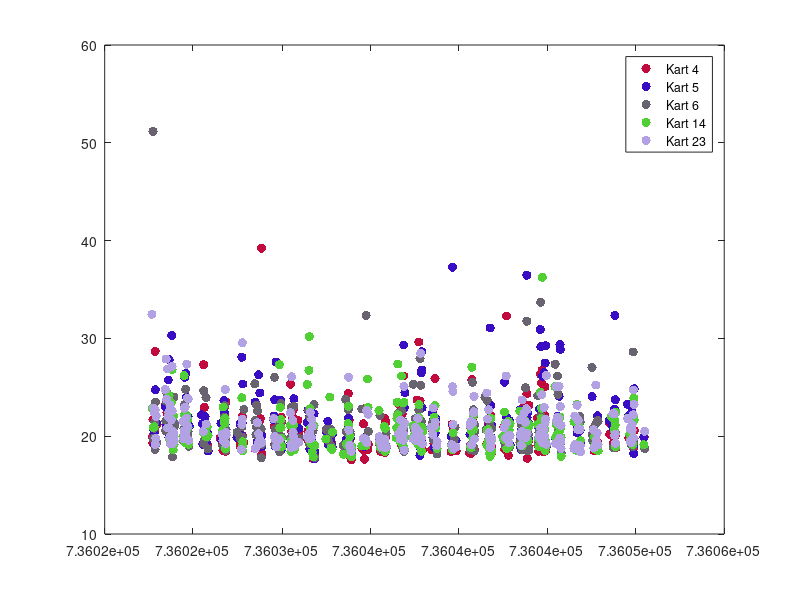
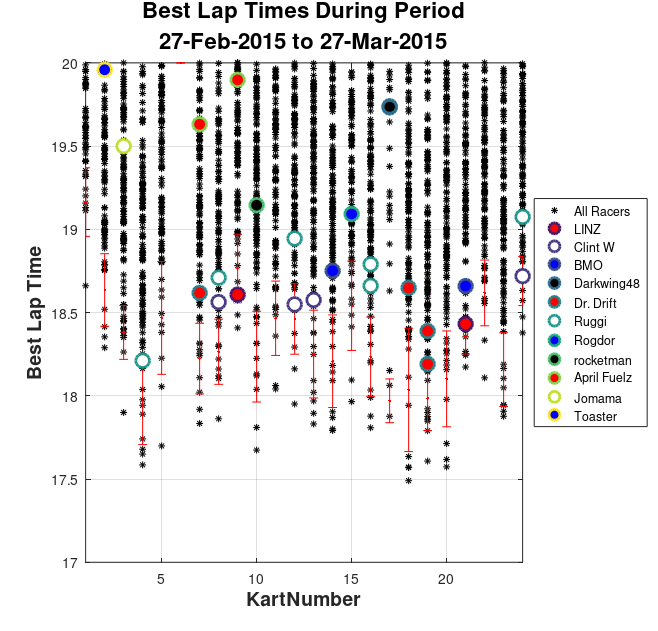
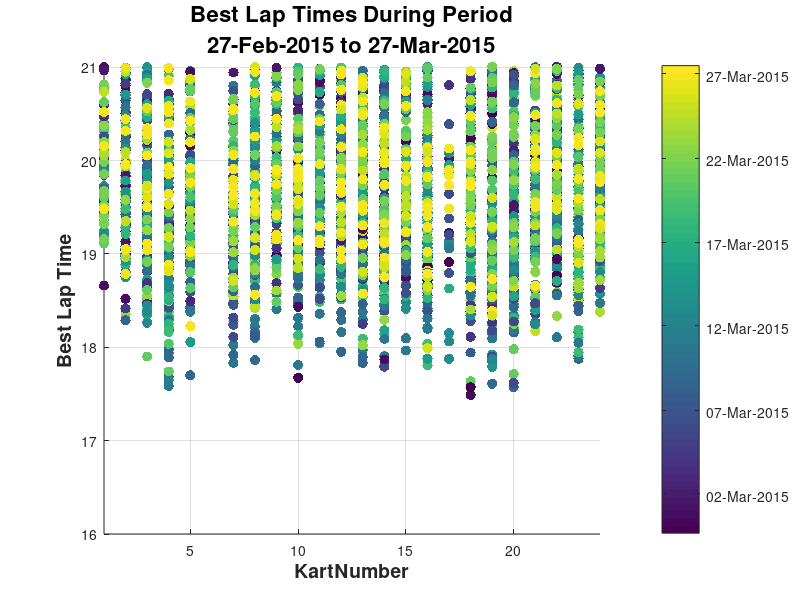
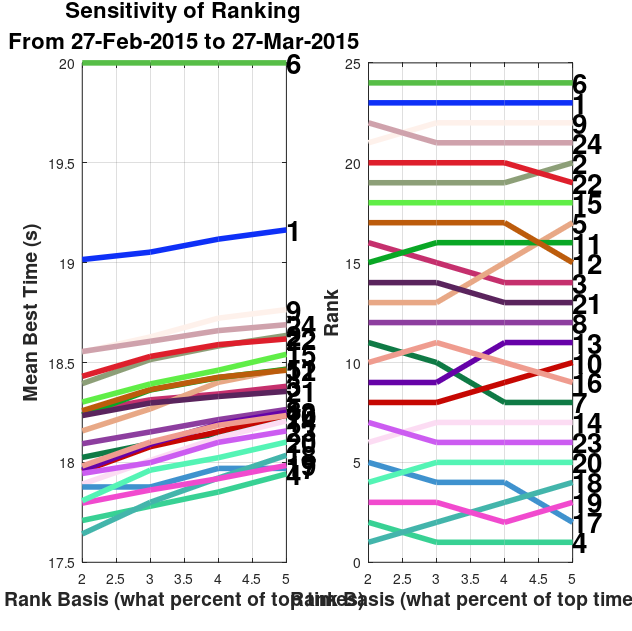

Recreate these plots in MATLAB, in order.
clear all
close all
clc
%% Input and Config
print_plots=0; % Whether or not to make pngs

% Load the mat file created by kart_data_master.m
load 2015_Race_Data_Initial

% start_date='02-27-2015';
% end_date='03-30-2015';
start_date=datestr(min(kart_data(:,4)));
end_date=datestr(max(kart_data(:,4)));

% AV_Racers = { racerID, racerName, plot_flag }
AV_Racers={...
    1003786,    'Tyler Durden', 0;
    1024723,    'JeffRod',      0;
    1073028,    'TBall',        0;
    1113917,    'XPLRITT',      0;
    1150608,    'Kamil',        0;
    6390,       'Aeronaut',     0;
    1098385,    'LINZ',         1;
    1186403,    'Clint W',      1;
    73742,      'Master P',     0;
    25956,      'K Dub 217',    0;
    1073030,    'BMO',          1;
    1075125,    'Darkwing48',   1;
    6376,       'Dr. Drift',    1;
    26605,      'Podolski',     0;
    1152050,    'Loay',         0;
    1061761,    'Ruggi',        1;
    1153138,    'Rogdor',       1;
    1186656,    'rocketman',    1;
    1186655,    'April Fuelz',  1;
    1186654,    'Jomama',       1;
    1186404,    'Toaster',      1;
    1448,       'Snow Racer',   0};

rank_basis=[.02:.01:.05];

%% Other Code
Full_Kart_DB = kart_data;
%format: [kart heatID best_time datenum racer_ID]
cmap=colormap;
fillmap=colormap('flag');

%Scatterplot of karts entire history (i vector is the karts you want)
for i=[4,5,6,14,23,24]
    plot(Full_Kart_DB(Full_Kart_DB(:,1)==i,4),Full_Kart_DB(Full_Kart_DB(:,1)==i,3),'.','color',[rand(),rand(),rand()],'MarkerSize',20)
    hold on
end
legend('Kart 4','Kart 5','Kart 6','Kart 14','Kart 23','Kart 24')

%clean up date inputs
start_date=datestr(start_date,1);
end_date=datestr(end_date,1);
%Uncomment plot_racerID to highlight specific racer performance. Can be
%single value or vector.
%plot_racerID = 1073030;
%plot_racerID=[1073030 6376 1073028 26601 1003786 1098385 1071716 1084572 1075127 1113917 26605 25956 1117507];
%plot_racerID=[1073030 6376 1073028 1003786 1075127 1113917 1117507];

plot_racerID=[AV_Racers{find([AV_Racers{:,3}]),1}];

Competitors_2013=[906;1448;6376;6544;32201;43121;79990;1003786;1038388;1054900;1071760;1073837;1075127;1098887;1099305;1113723;1113917;1114809;1116183;1116291;1116951;1116952;1117089;1117570;1117636;1118273;1118274;1118728;1118729;1118779;1118793;1118794;1118795;1118796;1118798;1118801;1118803;1118804;1118808;1118809;1118810;1118811;1118812;1118813;1118825;1118831;1119028;1119029;1119030;1119031;1119032;1119033;1119034;1119035;1119036];

%plot_racerID=[plot_racerID,Competitors_2013'];

%Count #runs for each kart in the time span
for i=1:24
    kart_runs(i,1)=size(Full_Kart_DB((Full_Kart_DB(:,1)==i)&(Full_Kart_DB(:,4)>=datenum(start_date))&(Full_Kart_DB(:,4)<=datenum(end_date)+1),:),1);
end


%Plot Kart Performance
figure(2)
plot(Full_Kart_DB((Full_Kart_DB(:,4)>=datenum(start_date))&(Full_Kart_DB(:,4)<=datenum(end_date)+1),1),Full_Kart_DB((Full_Kart_DB(:,4)>=datenum(start_date))&(Full_Kart_DB(:,4)<=datenum(end_date)+1),3),'k*','MarkerSize',5)
if exist('plot_racerID')
    for racer_i = 1:length(plot_racerID)
        hold on
        if size(Full_Kart_DB((Full_Kart_DB(:,4)>=datenum(start_date))&(Full_Kart_DB(:,4)<=datenum(end_date)+1)&(Full_Kart_DB(:,5)==plot_racerID(racer_i)),3))>0
        plot(Full_Kart_DB((Full_Kart_DB(:,4)>=datenum(start_date))&(Full_Kart_DB(:,4)<=datenum(end_date)+1)&(Full_Kart_DB(:,5)==plot_racerID(racer_i)),1),...
             Full_Kart_DB((Full_Kart_DB(:,4)>=datenum(start_date))&(Full_Kart_DB(:,4)<=datenum(end_date)+1)&(Full_Kart_DB(:,5)==plot_racerID(racer_i)),3),...
             'o','LineWidth',2,'MarkerEdgeColor',cmap(floor(length(cmap)*racer_i/length(plot_racerID)),:),'MarkerFaceColor',fillmap(racer_i,:),'MarkerSize',10)
        else
            AV_Racers{racer_i,3}=0;
        end
    end
end
xlim([1,24])
ylim([17,20])
grid on
xlabel('KartNumber','FontSize',14,'FontWeight','b')
ylabel('Best Lap Time','FontSize',14,'FontWeight','b')
title({'Best Lap Times During Period';strcat([start_date,' to ',end_date])},'FontSize',16,'FontWeight','b')
legend('All Racers',AV_Racers{vertcat(AV_Racers{:,3}) > 0,2},'Location','EastOutside')



%Plot Kart Performance, color by date
figure(3)
scatter(Full_Kart_DB((Full_Kart_DB(:,4)>=datenum(start_date))&(Full_Kart_DB(:,4)<=datenum(end_date)+1),1),Full_Kart_DB((Full_Kart_DB(:,4)>=datenum(start_date))&(Full_Kart_DB(:,4)<=datenum(end_date)+1),3),55,Full_Kart_DB((Full_Kart_DB(:,4)>=datenum(start_date))&(Full_Kart_DB(:,4)<=datenum(end_date)+1),4),'filled')
% if exist('plot_racerID')
%     for racer_i = 1:length(plot_racerID)
%         hold on
%         plot(Full_Kart_DB((Full_Kart_DB(:,4)>=datenum(start_date))&(Full_Kart_DB(:,4)<=datenum(end_date)+1)&(Full_Kart_DB(:,5)==plot_racerID(racer_i)),1),Full_Kart_DB((Full_Kart_DB(:,4)>=datenum(start_date))&(Full_Kart_DB(:,4)<=datenum(end_date)+1)&(Full_Kart_DB(:,5)==plot_racerID(racer_i)),3),'o','LineWidth',2,'MarkerEdgeColor',cmap(floor(length(cmap)*racer_i/length(plot_racerID)),:),'MarkerFaceColor',fillmap(racer_i,:),'MarkerSize',10)
%     end
% end
xlim([1,24])
ylim([16,21])
grid on
xlabel('KartNumber','FontSize',14,'FontWeight','b')
ylabel('Best Lap Time','FontSize',14,'FontWeight','b')
title({'Best Lap Times During Period';strcat([start_date,' to ',end_date])},'FontSize',16,'FontWeight','b')
colorbar
cbar_vals=get(colorbar,'YTick');

cbar_label_struct={};
for i=1:length(cbar_vals)
    
    cbar_label_struct{1,i}=datestr(cbar_vals(i));
    
end
hcb = colorbar('YTickLabel',...
    cbar_label_struct);
set(hcb,'YTickMode','manual')

%Rate the karts
rankchanges=[];
plotrankdata=[];
plot_times=[];
for pct=rank_basis
    for i=1:24
        top_pct=pct;
        times=Full_Kart_DB((Full_Kart_DB(:,4)>=datenum(start_date))&(Full_Kart_DB(:,4)<=datenum(end_date)+1)&(Full_Kart_DB(:,1)==i),3);
        times=times(times>=16);
        if length(times)==0
            times=20; %There were no times logged on this kart so set one slow race
        end
        times=sort(times);
        rank_time(i)=mean(times(1:max(1,round(length(times)*top_pct))));
    end
    ranks=sortrows([[1:24]',rank_time'],2);
    for i=1:24
        rankposition(i)=find(ranks(:,1)==i);
    end
    times_sorted_by_kart=sortrows(ranks,1);
    plot_times=[plot_times, times_sorted_by_kart(:,2)];
    plotrankdata=[plotrankdata, rankposition'];
    rankchanges=[rankchanges,ranks(:,1)];
end
rankchanges;

figure(5)
subplot(1,2,2)
for i=1:24
    ranking_color(i,:)=[rand(), rand(), rand()];
    plot(100*rank_basis,plotrankdata(i,:),'color',ranking_color(i,:),'LineWidth',4)
    hold on
    text(100*max(rank_basis),plotrankdata(i,end),num2str(i),'fontweight','b','fontsize',20)
end
grid on
xlabel('Rank Basis (what percent of top times)','FontSize',14,'FontWeight','b')
ylabel('Rank','FontSize',14,'FontWeight','b')
%title({'Sensitivity of Ranking';strcat(['From ',start_date,' to ',end_date])},'FontSize',16,'FontWeight','b')


%plot time on the vertical axis and basis on the horizontal
figure(5)
subplot(1,2,1)
for i=1:24
    plot(100*rank_basis,plot_times(i,:),'color',ranking_color(i,:),'LineWidth',4)
    hold on
    text(100*max(rank_basis),plot_times(i,end),num2str(i),'fontweight','b','fontsize',20)
end
grid on
xlabel('Rank Basis (what percent of top times)','FontSize',14,'FontWeight','b')
ylabel('Mean Best Time (s)','FontSize',14,'FontWeight','b')
figure(5)
title({'Sensitivity of Ranking';strcat(['From ',start_date,' to ',end_date])},'FontSize',16,'FontWeight','b')
h=figure(5);
set(h,'Position',[465 474 633 632])
set(h,'PaperPositionMode','auto')

%Plot time on the vertical axis and kart rank on the horizontal
plot_index=0;
for pct=rank_basis(end)
    plot_index = plot_index+1;
    for i=1:24
        top_pct=pct;
        times=Full_Kart_DB((Full_Kart_DB(:,4)>=datenum(start_date))&(Full_Kart_DB(:,4)<=datenum(end_date)+1)&(Full_Kart_DB(:,1)==i),3);
        times=times(times>=16);
        if length(times)==0
            times=20; %There were no times logged on this kart so set one slow race
        end
        times=sort(times);
        rank_time(i)=mean(times(1:max(1,round(length(times)*top_pct))));
        std_time(i)=std(times(1:max(1,round(length(times)*top_pct))));
    end
    ranks=sortrows([[1:24]',rank_time',std_time'],2);
    figure(7)
    %subplot(1,4,plot_index)
    plot(ranks(:,2),'-bo','LineWidth',2,...
                'MarkerEdgeColor','k',...
                'MarkerFaceColor',[.49 1 .63],...
                'MarkerSize',5)
    hold on
    errorbar(ranks(:,2),ranks(:,3),'.r')
    for i=1:24
        text(i,ranks(i,2),num2str(ranks(i,1)),'color','m','fontweight','b','fontsize',12,'horizontalAlignment','right','verticalAlignment','baseline')
    end
    
    
end
xlim([1,24])
grid on
xlabel('Kart Rank','FontSize',12,'FontWeight','b')
ylabel('Mean Best Time (s)','FontSize',12,'FontWeight','b')
title({strcat(['Kart Ranking for Top ',num2str(100*rank_basis(end)),'% of Times']);strcat(['From ',start_date,' to ',end_date])},'FontSize',14,'FontWeight','b')
h=figure(7);
set(h,'Position',[6 683 458 423])
set(h,'PaperPositionMode','auto')

figure(2)
errorbar(rank_time,std_time,'.r')
h=figure(2);
set(h,'Position',[1100 474 659 632])
set(h,'PaperPositionMode','auto')

if print_plots==1
    figure(2)
    datestamp=datestr(date,29);
    eval(strcat(['print -dpng -r300 ''',datestamp,'_RacerPerformance.png''']))
    figure(5)
    eval(strcat(['print -dpng -r300 ''',datestamp,'_KartRankingSensitivity.png''']))
    figure(7)
    eval(strcat(['print -dpng -r300 ''',datestamp,'_KartTiers.png''']))
end


%TEST RACER RPM
figure(8)
scatter(Full_Kart_DB((Full_Kart_DB(:,4)>=datenum(start_date))&(Full_Kart_DB(:,4)<=datenum(end_date)+1),1),...
        Full_Kart_DB((Full_Kart_DB(:,4)>=datenum(start_date))&(Full_Kart_DB(:,4)<=datenum(end_date)+1),3),...
        55,...
        Full_Kart_DB((Full_Kart_DB(:,4)>=datenum(start_date))&(Full_Kart_DB(:,4)<=datenum(end_date)+1),6),...
        'filled')
    
xlim([1,24])
ylim([16,24])
grid on
xlabel('KartNumber','FontSize',14,'FontWeight','b')
ylabel('Best Lap Time','FontSize',14,'FontWeight','b')
title({'Best Lap Times During Period';strcat([start_date,' to ',end_date])},'FontSize',16,'FontWeight','b')
colorbar
% cbar_vals=get(colorbar,'YTick');
% 
% cbar_label_struct={};
% for i=1:length(cbar_vals)
%     
%     cbar_label_struct{1,i}=datestr(cbar_vals(i));
%     
% end
% hcb = colorbar('YTickLabel',...
%     cbar_label_struct);
% set(hcb,'YTickMode','manual')


%Plot last year's competitors
%Plot Kart Performance
figure(9)
h_all=plot(Full_Kart_DB((Full_Kart_DB(:,4)>=datenum(start_date))&(Full_Kart_DB(:,4)<=datenum(end_date)+1),1),...
     Full_Kart_DB((Full_Kart_DB(:,4)>=datenum(start_date))&(Full_Kart_DB(:,4)<=datenum(end_date)+1),3),...
     'k*','MarkerSize',5);
if exist('Competitors_2013')
    for racer_i = 1:length(Competitors_2013)
        hold on
        if size(Full_Kart_DB((Full_Kart_DB(:,4)>=datenum(start_date))&(Full_Kart_DB(:,4)<=datenum(end_date)+1)&(Full_Kart_DB(:,5)==Competitors_2013(racer_i)),3))>0
        h_Competitors=plot(Full_Kart_DB((Full_Kart_DB(:,4)>=datenum(start_date))&(Full_Kart_DB(:,4)<=datenum(end_date)+1)&(Full_Kart_DB(:,5)==Competitors_2013(racer_i)),1),...
             Full_Kart_DB((Full_Kart_DB(:,4)>=datenum(start_date))&(Full_Kart_DB(:,4)<=datenum(end_date)+1)&(Full_Kart_DB(:,5)==Competitors_2013(racer_i)),3),...
             'o','LineWidth',2,'MarkerEdgeColor','b','MarkerFaceColor','w','MarkerSize',10);
        end
    end
end
if exist('plot_racerID')
    for racer_i = 1:length(plot_racerID)
        hold on
        if size(Full_Kart_DB((Full_Kart_DB(:,4)>=datenum(start_date))&(Full_Kart_DB(:,4)<=datenum(end_date)+1)&(Full_Kart_DB(:,5)==plot_racerID(racer_i)),3))>0
        h_AV=plot(Full_Kart_DB((Full_Kart_DB(:,4)>=datenum(start_date))&(Full_Kart_DB(:,4)<=datenum(end_date)+1)&(Full_Kart_DB(:,5)==plot_racerID(racer_i)),1),...
             Full_Kart_DB((Full_Kart_DB(:,4)>=datenum(start_date))&(Full_Kart_DB(:,4)<=datenum(end_date)+1)&(Full_Kart_DB(:,5)==plot_racerID(racer_i)),3),...
             'o','LineWidth',2,'MarkerEdgeColor','r','MarkerFaceColor','r','MarkerSize',8);
        end
    end
end
xlim([1,24])
ylim([17,20])
grid on
xlabel('KartNumber','FontSize',14,'FontWeight','b')
ylabel('Best Lap Time','FontSize',14,'FontWeight','b')
title({'Best Lap Times During Period';strcat([start_date,' to ',end_date])},'FontSize',16,'FontWeight','b')
%legend('All Racers','2013 Competitors','Location','EastOutside')

legend([h_all(1),h_Competitors(1),h_AV(1)],'All Racers','2013 Competitors','AV Racers','fontweight','b','fontsize',12,'Location','EastOutside')
